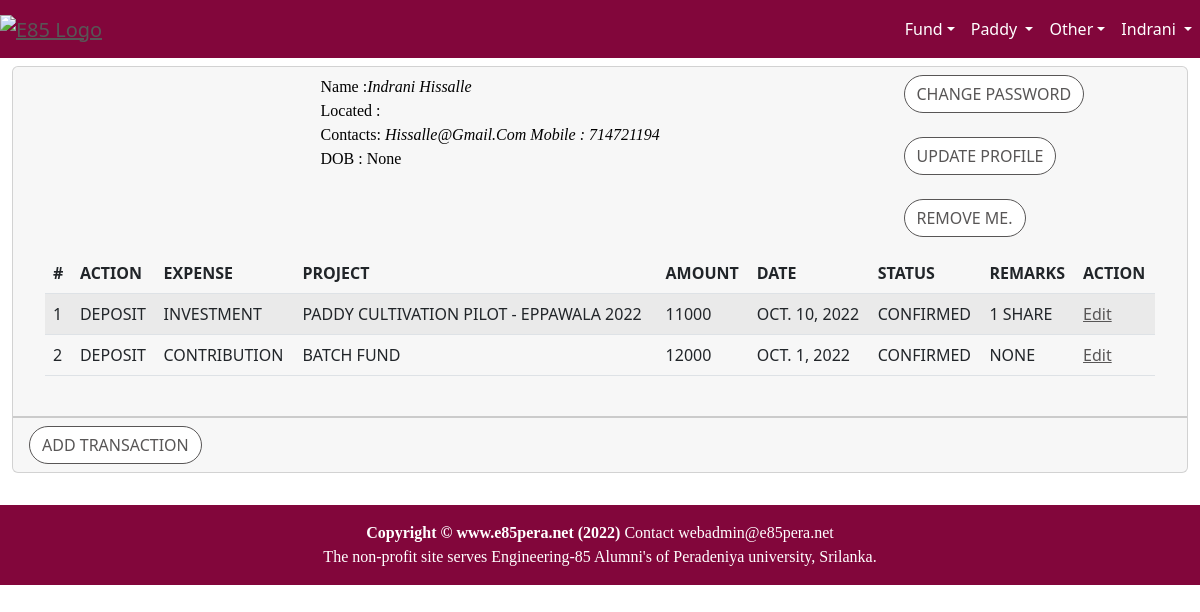
Page /accounts/member (signed in) on the earlier database version.
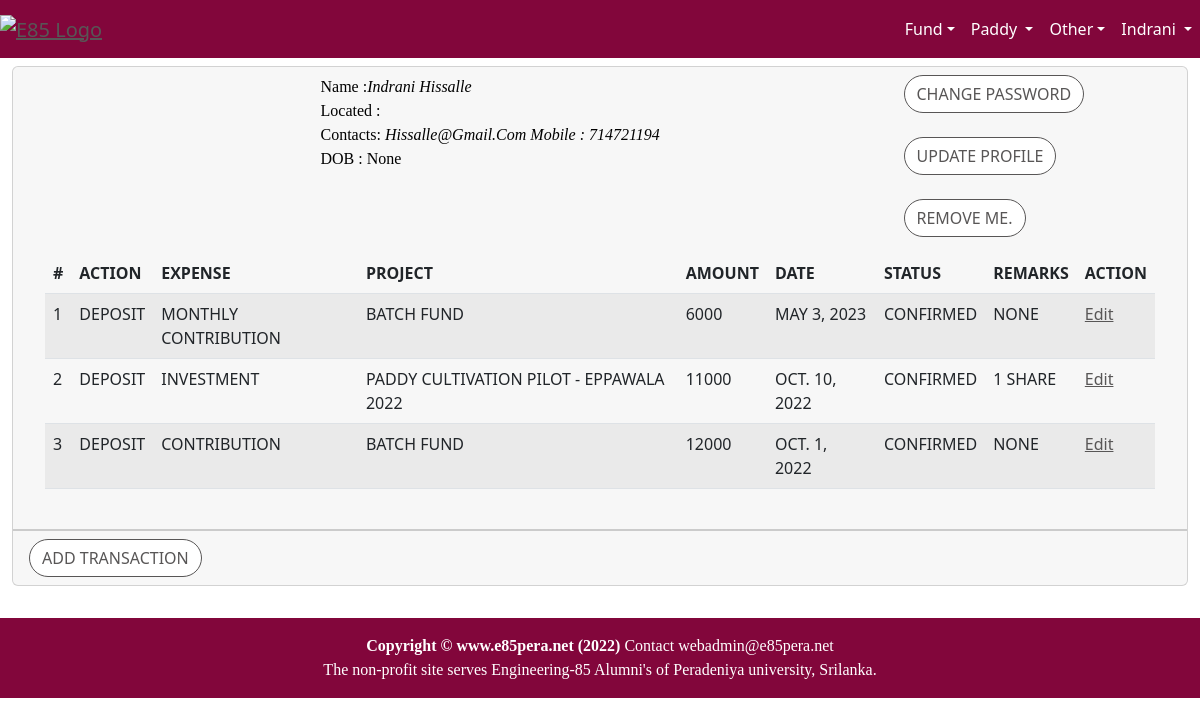
Same page on the later database version.
### accounts/models.py (models this page shows, shortened)
class Member(models.Model):
    user = models.OneToOneField(User, on_delete=models.CASCADE)
    mobile = models.TextField(max_length=12, null=True, blank=True)
    city = models.CharField(max_length=30, null=True, blank=True)
    dob = models.DateField(null=True, blank=True)
    country = models.CharField(max_length=30, null=True, blank=True)
    photo = models.ImageField(upload_to='profile/',blank=True, null=True)
    refID = models.SmallIntegerField(default=0)
    batchID = models.CharField(max_length=16,null=True,blank=True)

class Transaction(models.Model):
    TxType_DEPOSIT='DEPOSIT'
    TxType_WITHDRWAL='WITHDRAWAL'
    TxType_INCOME='INTEREST'
    TxType_FEES = 'FEES'
    TXTYPE =[
        (TxType_DEPOSIT,'Deposit'),
        (TxType_WITHDRWAL,'Withdraw'),
        (TxType_INCOME,'Interest'),
        (TxType_FEES,'fees'),
    ]
    TXCONFIRM = [
        ('Unconfirmed',"Unconfirmed"),
        ('Confirmed',"Confirmed"),
    ]
    bank = models.ForeignKey(BankAccount, on_delete=models.CASCADE)
    owner = models.ForeignKey(User, related_name='Owner', on_delete=models.PROTECT)
    txType  = models.CharField(max_length=10,choices=TXTYPE)
    exType  = models.ForeignKey(ExpenseType, on_delete=models.CASCADE)
    remarks =models.TextField(max_length=100,blank=True,null=True)
    amount  = models.IntegerField()
    date    = models.DateField(default=timezone.now)
    receipt = models.FileField(upload_to='transaction/%Y',null=True,blank=True)
    confirmed = models.CharField(max_length=16,choices=TXCONFIRM,default='UnConfirmed')
    updatedBy = models.ForeignKey(User,on_delete=models.PROTECT)
    updatedOn = models.DateTimeField(default=timezone.now)

class ExpenseType(models.Model):
    expense = models.CharField(max_length=16)
    prjType = models.ForeignKey(ProjectType, on_delete=models.CASCADE)
    def __str__(self):
        return "%s " % (self.expense)

class BankAccount(models.Model):
    project = models.ForeignKey(Project, on_delete=models.CASCADE)
    holder = models.ForeignKey(User,related_name='holder', on_delete=models.PROTECT)
    name = models.CharField(max_length=32)
    purpose = models.CharField(max_length=128,null=True,blank=True)
    bank = models.CharField(max_length=32)
    accNumber = models.CharField(max_length=32)
    branch = models.CharField(max_length=128)
    routing = models.CharField(max_length=128)
    telno = models.CharField(max_length=12, null=True, blank=True)
    email = models.CharField(max_length=32,null=True, blank=True)
    balance = models.DecimalField(max_digits=12,decimal_places=2,default=0.0)
    updatedBy = models.ForeignKey(User,on_delete=models.CASCADE)
    updatedOn = models.DateTimeField(default=timezone.now)

class Project(models.Model):
    NOT_STARTED = 'NotStarted'
    IN_PROGRESS = 'InProgress'
    COMPLETED   = 'Completed'
    CANCELLED   = 'Cancelled'
    PROJ_STATUS = [
            (NOT_STARTED,'Not Started'),
            (IN_PROGRESS,'In Progress'),
            (COMPLETED,'Completed'),
            (CANCELLED,'Cancelled'),
    ]
    name = models.CharField(max_length=64)
    purpose = models.TextField(max_length=2000, blank=True)
    status = models.CharField(max_length=10,choices=PROJ_STATUS,default=NOT_STARTED)
    startDate = models.DateField(default=timezone.now)
    endDate = models.DateField(null=True, blank=True)
    raisedFund = models.IntegerField(null=True)
    spentFund = models.IntegerField(null=True)
    targetFund = models.IntegerField(null=True)
    participants = models.IntegerField(null=True,default=0)
    updatedBy = models.ForeignKey(User,on_delete=models.PROTECT)
    updatedOn = models.DateTimeField(default=timezone.now)
    prjType = models.ForeignKey(ProjectType, on_delete=models.PROTECT)

### accounts/views.py (the view)
@login_required
def memberView(request):
    member = Member.objects.get(user_id=request.user.id)
    user = User.objects.get(id=request.user.id)
    if request.method == 'GET':
        transaction = Transaction.objects.all().filter(owner_id=user.id).order_by('-date')
    return render(request = request,template_name = "member.html",context={'member':member, 'transaction_list':transaction})

### accounts/templates/member.html (shortened to what this page needs)
{% extends 'home/base.html' %}
{% block content %}
{% load static %}
{% load crispy_forms_tags %}
<div class="container-fluid">
    <div class="card mt-2 mb-2">
        <div class="card-header">
            <div class="row">
                    <div class="col-sm-3">
                    </div>
                    <div class="col-sm-6">
                        <p class="text-capitalize">
                        Name    :<i>{{member.user.first_name}} {{member.user.last_name}}</i><br>
                        Located : <br>
                        Contacts: <i>{{member.user.email}} Mobile : {{member.mobile}}</i><br>
                        DOB     : {{member.dob}}
                        </p>
                    </div>
                    <div class="col-sm-3">
                        <a href="{% url 'accounts:change_password' %}" class="btn btn-secondary btn-md">Change Password</a> <br><br>
                        <a href="{% url 'accounts:updateMember' %}" class="btn btn-secondary btn-md">Update Profile</a> <br><br>
                        <button type="button" class="btn btn-primary" data-bs-toggle="modal" data-bs-target="#deleteUserModal">
                            Remove Me.
                        </button>
            </div>
        </div>
        <div class="card-body">
            <table class="table table-striped table-hover">
                <thead>
                    <tr>
                        <th scope="col">#</th>
                        <th scope="col">Action</th>
                        <th scope="col">Expense</th>
                        <th scope="col">Project</th>
                        <th scope="col">Amount</th>
                        <th scope="col">Date</th>
                        <th scope="col">Status</th>
                        <th scope="col">Remarks</th>
                        <th scope="col">Action</th>
                    </tr>
                </thead>
                <tbody>
                   {% for tx in transaction_list %}
                    <tr>
                        <td>{{forloop.counter}}</td>
                        <td>{{tx.txType}} </td>
                        <td>{{tx.exType}} </td>
                        <td>{{tx.bank.project.name}}</td>
                        <td>{{tx.amount}} </td>
                        <td>{{tx.date}}</td>
                        <td>{{tx.confirmed}}</td>
                        <td>{{tx.remarks}}</td>
                        <td><a href="{% url 'accounts:transactionUserUpd' tx.id %}">Edit</a></td>
                    </tr>
                    {% endfor %}
                </tbody>
            </table>
            </div>
        </div>
        <div class="card-footer">
            <a href="{% url 'accounts:transactionUserAdd' %}" class="btn btn-secondary btn-md">Add Transaction</a>
        </div>
    </div>
</div>
{% include 'home/footer.html' %}
{% endblock %}

### home/templates/home/base.html (shortened to what this page needs)
<!DOCTYPE html>
<html lang="en">
<head>
    <link href="https://cdn.jsdelivr.net/npm/bootstrap@5.2.1/dist/css/bootstrap.min.css" rel="stylesheet">
    {% load static %}
    <link href="{% static 'css/home.css' %}" rel="stylesheet"/>
</head>
<body>
<div id="page-content-wrapper">
    <nav class="navbar navbar-expand-lg navbar-dark bg-red">
        <div class="navbar-brand">
            <a href="/"><img src="{% static 'images/e85pera_logo2.jpg' %}" alt="e85 Logo" width="100"></a>
        </div>
        <div class="collapse navbar-collapse" id="navbarSupportedContent">
            <ul class="navbar-nav ms-auto mb-2 mb-lg-0">
              <li class="nav-item">
                <div class="dropdown dropdown">
                    <a class="nav-link dropdown-toggle" data-bs-toggle="dropdown" href="#">Fund</a>
                </div>
              </li>
              <li class="nav-item">
                <div class="dropdown dropdown">
                    <a class="nav-link dropdown-toggle" data-bs-toggle="dropdown" href="#">
                      Paddy
                    </a>
                      {% if user.is_authenticated %}
                      </li>
                      {% endif %}
                  </ul>
                  </div>
              <li class="nav-item">
                <div class="dropdown">
                    <a class="nav-link dropdown-toggle" data-bs-toggle="dropdown" href="#">Other</a>
                </div>
              </li>
              <li class="nav-item">
                <div class="dropdown">
                    {% if user.is_authenticated %}
                        <a class="nav-link dropdown-toggle" data-bs-toggle="dropdown" href="#">{{user.first_name}}   </a>
                    {% else %}
                        <a class="nav-link dropdown-toggle" data-bs-toggle="dropdown" href="#">LogIn</a>
                        <ul class="dropdown-menu">
                        <li><a class="dropdown-item" href={% url 'accounts:login' %}>Log In</a></li>
                    </ul>
                        {% endif %}
                </div>
            </li>
        </div>
    <div id="wrapper">
        {% block content %}
        {% endblock %}
    </div>
</body>
</html>

### home/templates/home/footer.html (shortened to what this page needs)
<br>
<footer class="footer navbar-bottom py-3" style="background-color:#82063B">
    <div class="container">
        <p class="text-center text-white m-0"><strong>Copyright &copy; www.e85pera.net (2022) </strong> Contact webadmin@e85pera.net</p>
        <p class="text-center text-white m-0"> The non-profit site serves Engineering-85 Alumni's of Peradeniya university, Srilanka. </p>
    </div>
</footer>

### home/static/css/home.css (style rules this page uses)
body { overflow-x: hidden; }
h1, h2, h3, h4, h5, h6, p { font-family: 'Merriweather'; }
.card-header, a:link { text-transform: uppercase; font-weight: 200; color: #585656; }
.card-header, a:hover { color: #000; font-weight:300; text-transform: uppercase; }
.archive-link, a:link { text-transform:capitalize; text-align:left; font-weight:normal; color: #585656; }
#page-content-wrapper .btn { text-transform: uppercase; font-weight: 500; color: #585656; background-color: #fff; border-color: #585656; border-radius: 20px; transition: all 0.3s ease 0s; cursor: pointer; outline: none; }
#page-content-wrapper { min-width: 100vw; }
@media (min-width: 768px) { #page-content-wrapper { min-width: 0; width: 100%; } }
.navbar-dark { background:#82063B; }

### home/templates/home/base.html (style rules this page uses)
.bg-red { background:#82063B; }
.nav-link { color:white!important; }

Differences in the rows shown:
added Transaction: txType "DEPOSIT", exType "MONTHLY CONTRIBUTION", bank.project.name "BATCH FUND", amount "6000", date "MAY 3, 2023", confirmed "CONFIRMED", remarks "NONE"
